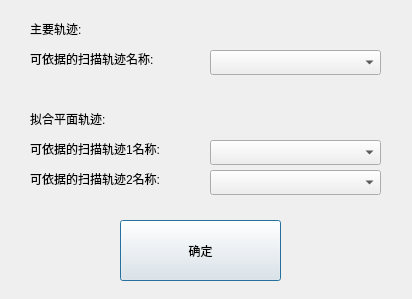
<?xml version="1.0" encoding="UTF-8"?>
<ui version="4.0">
 <class>traceedit1Dlg</class>
 <widget class="QDialog" name="traceedit1Dlg">
  <property name="geometry">
   <rect>
    <x>0</x>
    <y>0</y>
    <width>412</width>
    <height>299</height>
   </rect>
  </property>
  <property name="windowTitle">
   <string>Dialog</string>
  </property>
  <widget class="QLabel" name="label">
   <property name="geometry">
    <rect>
     <x>30</x>
     <y>50</y>
     <width>161</width>
     <height>17</height>
    </rect>
   </property>
   <property name="text">
    <string>可依据的扫描轨迹名称:</string>
   </property>
  </widget>
  <widget class="QComboBox" name="comboBox_0">
   <property name="geometry">
    <rect>
     <x>210</x>
     <y>50</y>
     <width>171</width>
     <height>25</height>
    </rect>
   </property>
  </widget>
  <widget class="QLabel" name="label_2">
   <property name="geometry">
    <rect>
     <x>30</x>
     <y>20</y>
     <width>67</width>
     <height>17</height>
    </rect>
   </property>
   <property name="text">
    <string>主要轨迹:</string>
   </property>
  </widget>
  <widget class="QLabel" name="label_3">
   <property name="geometry">
    <rect>
     <x>30</x>
     <y>110</y>
     <width>101</width>
     <height>17</height>
    </rect>
   </property>
   <property name="text">
    <string>拟合平面轨迹:</string>
   </property>
  </widget>
  <widget class="QLabel" name="label_4">
   <property name="geometry">
    <rect>
     <x>30</x>
     <y>140</y>
     <width>171</width>
     <height>17</height>
    </rect>
   </property>
   <property name="text">
    <string>可依据的扫描轨迹1名称:</string>
   </property>
  </widget>
  <widget class="QLabel" name="label_5">
   <property name="geometry">
    <rect>
     <x>30</x>
     <y>170</y>
     <width>171</width>
     <height>17</height>
    </rect>
   </property>
   <property name="text">
    <string>可依据的扫描轨迹2名称:</string>
   </property>
  </widget>
  <widget class="QComboBox" name="comboBox_1">
   <property name="geometry">
    <rect>
     <x>210</x>
     <y>140</y>
     <width>171</width>
     <height>25</height>
    </rect>
   </property>
  </widget>
  <widget class="QComboBox" name="comboBox_2">
   <property name="geometry">
    <rect>
     <x>210</x>
     <y>170</y>
     <width>171</width>
     <height>25</height>
    </rect>
   </property>
  </widget>
  <widget class="QPushButton" name="pushButton">
   <property name="geometry">
    <rect>
     <x>120</x>
     <y>220</y>
     <width>161</width>
     <height>61</height>
    </rect>
   </property>
   <property name="text">
    <string>确定</string>
   </property>
  </widget>
 </widget>
 <resources/>
 <connections/>
</ui>
